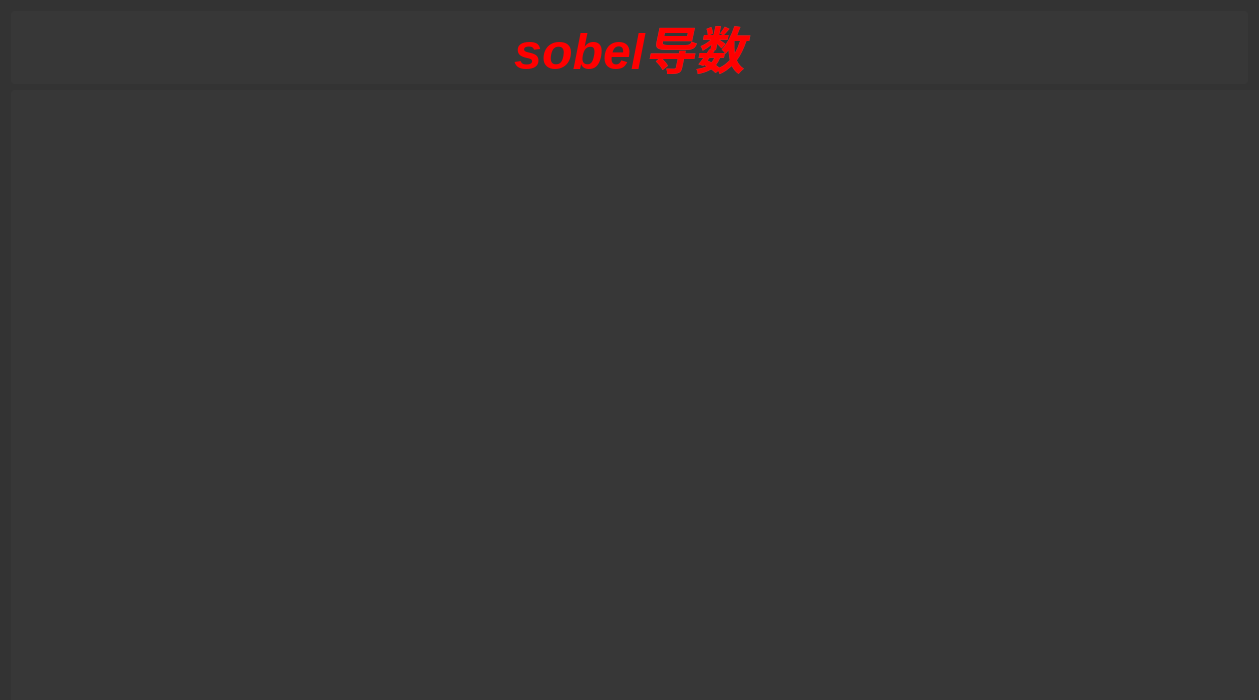
<?xml version="1.0" encoding="UTF-8"?>
<ui version="4.0">
 <class>sebelClass</class>
 <widget class="QWidget" name="sebelClass">
  <property name="geometry">
   <rect>
    <x>0</x>
    <y>0</y>
    <width>1259</width>
    <height>700</height>
   </rect>
  </property>
  <property name="minimumSize">
   <size>
    <width>1259</width>
    <height>700</height>
   </size>
  </property>
  <property name="maximumSize">
   <size>
    <width>1259</width>
    <height>844</height>
   </size>
  </property>
  <property name="windowTitle">
   <string>sebel</string>
  </property>
  <property name="styleSheet">
   <string notr="true">QWidget#sebelClass{
	background-color: rgb(51, 51, 51);
	color:rgb(200,200,200);
	border-radius: 8px;

}

QLabel{
		border-radius:4px;
		background-color: rgba(60, 60, 60, 100);
		font-size:50px;
		color:red;
		font-weight:bold;
border: none;
font-style:italic;
/*设置文本对齐方式，不支持text-align*/
qproperty-alignment:'AlignVcenter|AlignRight';/*设置文本垂直方向居中对齐，水平方向右对齐*/
}
</string>
  </property>
  <layout class="QGridLayout" name="gridLayout">
   <item row="0" column="0">
    <widget class="QLabel" name="label_2">
     <property name="maximumSize">
      <size>
       <width>16777215</width>
       <height>100</height>
      </size>
     </property>
     <property name="text">
      <string>sobel导数</string>
     </property>
     <property name="alignment">
      <set>Qt::AlignCenter</set>
     </property>
    </widget>
   </item>
   <item row="1" column="0">
    <widget class="QLabel" name="label">
     <property name="minimumSize">
      <size>
       <width>1259</width>
       <height>700</height>
      </size>
     </property>
     <property name="maximumSize">
      <size>
       <width>1259</width>
       <height>700</height>
      </size>
     </property>
     <property name="text">
      <string/>
     </property>
    </widget>
   </item>
  </layout>
 </widget>
 <layoutdefault spacing="6" margin="11"/>
 <resources/>
 <connections/>
</ui>
